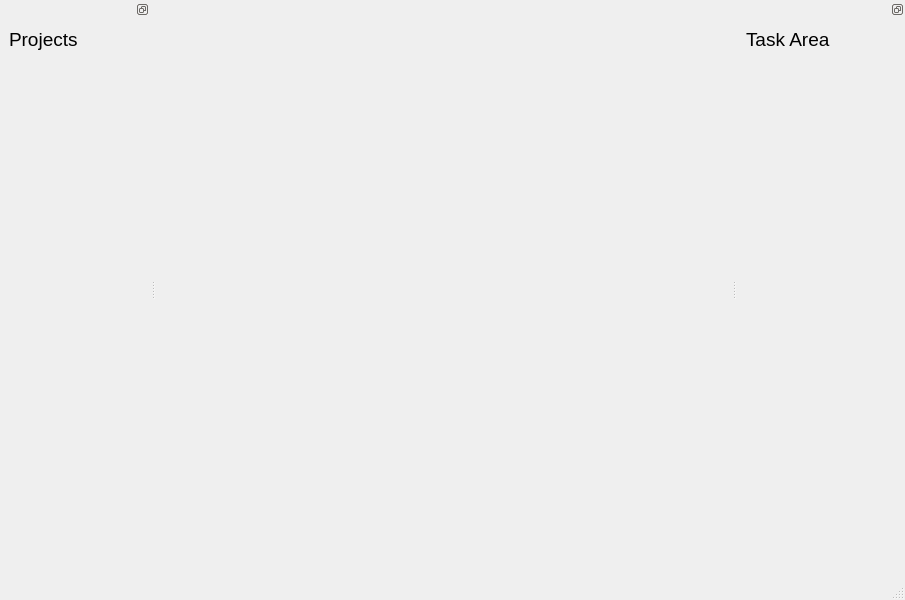
<?xml version="1.0" encoding="UTF-8"?>
<ui version="4.0">
 <class>MainWindow</class>
 <widget class="QMainWindow" name="MainWindow">
  <property name="geometry">
   <rect>
    <x>0</x>
    <y>0</y>
    <width>905</width>
    <height>600</height>
   </rect>
  </property>
  <property name="windowTitle">
   <string>MainWindow</string>
  </property>
  <widget class="QWidget" name="centralwidget">
   <layout class="QVBoxLayout" name="verticalLayout_2">
    <item>
     <widget class="QWidget" name="projectAreaFrame" native="true"/>
    </item>
   </layout>
  </widget>
  <widget class="QMenuBar" name="menubar">
   <property name="geometry">
    <rect>
     <x>0</x>
     <y>0</y>
     <width>905</width>
     <height>21</height>
    </rect>
   </property>
  </widget>
  <widget class="QStatusBar" name="statusbar"/>
  <widget class="QDockWidget" name="dockWidget">
   <property name="minimumSize">
    <size>
     <width>150</width>
     <height>323</height>
    </size>
   </property>
   <property name="features">
    <set>QDockWidget::DockWidgetFloatable|QDockWidget::DockWidgetMovable</set>
   </property>
   <attribute name="dockWidgetArea">
    <number>1</number>
   </attribute>
   <widget class="QWidget" name="dockWidgetContents">
    <layout class="QVBoxLayout" name="verticalLayout_3">
     <item>
      <widget class="QLabel" name="label">
       <property name="minimumSize">
        <size>
         <width>0</width>
         <height>273</height>
        </size>
       </property>
       <property name="font">
        <font>
         <pointsize>14</pointsize>
        </font>
       </property>
       <property name="text">
        <string>Projects</string>
       </property>
       <property name="textFormat">
        <enum>Qt::AutoText</enum>
       </property>
       <property name="alignment">
        <set>Qt::AlignLeading|Qt::AlignLeft|Qt::AlignTop</set>
       </property>
      </widget>
     </item>
     <item>
      <widget class="QWidget" name="projectListFrame" native="true"/>
     </item>
    </layout>
   </widget>
  </widget>
  <widget class="QDockWidget" name="dockWidget_2">
   <property name="features">
    <set>QDockWidget::DockWidgetFloatable|QDockWidget::DockWidgetMovable</set>
   </property>
   <attribute name="dockWidgetArea">
    <number>2</number>
   </attribute>
   <widget class="QWidget" name="dockWidgetContents_2">
    <layout class="QVBoxLayout" name="verticalLayout">
     <item>
      <widget class="QLabel" name="label_2">
       <property name="sizePolicy">
        <sizepolicy hsizetype="Preferred" vsizetype="Maximum">
         <horstretch>0</horstretch>
         <verstretch>0</verstretch>
        </sizepolicy>
       </property>
       <property name="minimumSize">
        <size>
         <width>150</width>
         <height>273</height>
        </size>
       </property>
       <property name="font">
        <font>
         <pointsize>14</pointsize>
        </font>
       </property>
       <property name="text">
        <string>Task Area</string>
       </property>
       <property name="textFormat">
        <enum>Qt::AutoText</enum>
       </property>
       <property name="alignment">
        <set>Qt::AlignLeading|Qt::AlignLeft|Qt::AlignTop</set>
       </property>
      </widget>
     </item>
     <item>
      <widget class="QWidget" name="taskAreaFrame" native="true"/>
     </item>
    </layout>
   </widget>
  </widget>
 </widget>
 <resources/>
 <connections/>
</ui>
